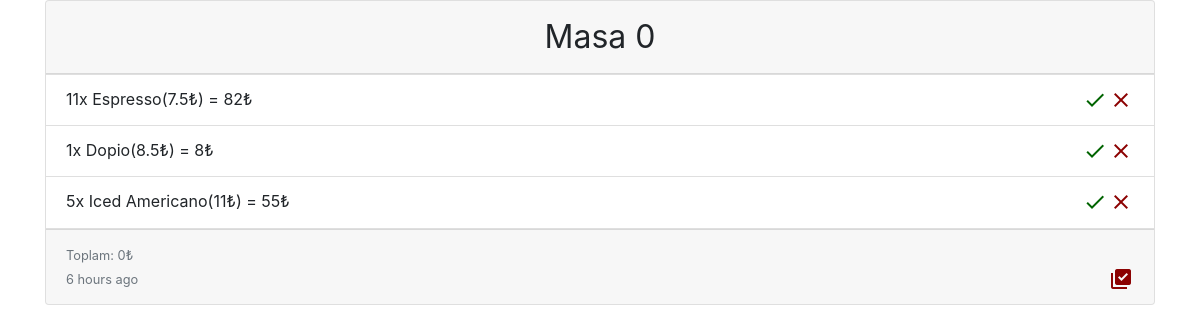
Before: /panel/coffee-break/ (signed in) with the older database file.
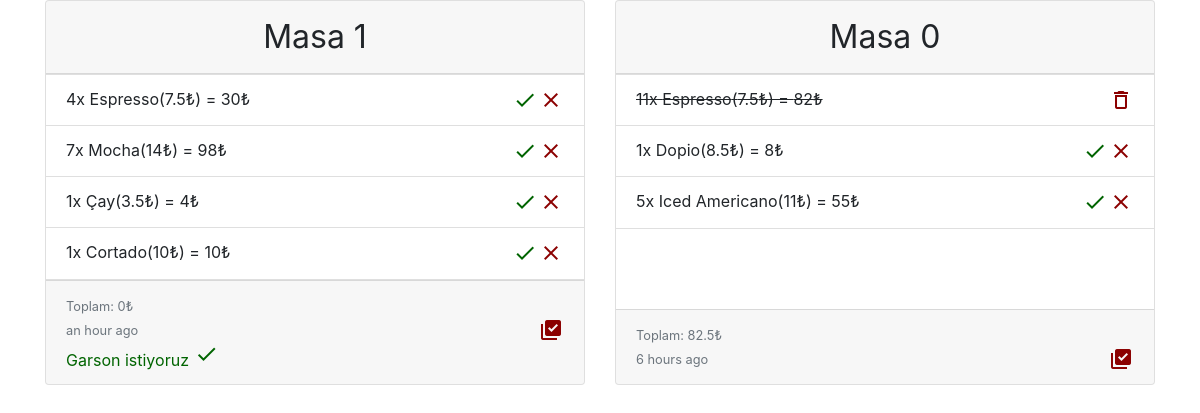
After: the same page with the newer database file.
### qrback/models.py (models this page shows, shortened)
class Accounting(models.Model):
    table = models.IntegerField()
    order_list = models.ManyToManyField(Account_Entry, blank=True)
    first_order_time = models.DateTimeField(default=timezone.now)
    last_order_time = models.DateTimeField(auto_now=True)
    closed_at = models.DateTimeField(auto_now_add=True)
    is_closed = models.BooleanField(default=False)
    checked_money = models.FloatField(default=0)
    requesting_garson = models.BooleanField(default=False)
    company = models.ForeignKey(Company, on_delete=models.CASCADE)
    @property
    def get_borrow(self):
        sum = 0
        if self.order_list.exists():
            order_list = self.order_list.filter(is_deleted=False, is_checked=True)
            if order_list.count() > 0:
                sum = list(order_list.annotate(total_spent=Sum(
                    F('price') *
                    F('count'),
                    output_field=models.FloatField()
                )).aggregate(Sum('total_spent')).values())[0] - self.checked_money
        return sum

class Account_Entry(models.Model):
    name = models.CharField(max_length=20)
    price = models.FloatField(default=0)
    count = models.IntegerField(default=0)
    is_checked = models.BooleanField(default=False)
    time = models.DateTimeField(default=timezone.now)
    is_delivered = models.BooleanField(default=False)
    is_deleted = models.BooleanField(default=False)

### qrback/views.py (the view)
# urls.py: path('panel/<slug:slug>/', panel, name='panel'),
@login_required
def panel(request, slug):
    try:
        _slug = Company.objects.get(owner=request.user).slug
    except Company.DoesNotExist:
        _slug = "-1"
    if not request.user.is_superuser:
        if _slug != slug:
            return redirect('index')
    acc = Accounting.objects.filter(company__slug=slug, is_closed=False)
    acc = acc.annotate(num_participants=Count('order_list')).filter(
        Q(num_participants__gt=0) | Q(requesting_garson=True)).order_by('-last_order_time')
    context = {
        'accounting': acc,
        'company': Company.objects.get(slug=slug)
    }
    return render(request, template_name='digitalMenuPanel.html', context=context)

### templates/digitalMenuPanel.html (shortened to what the changed rows need)
<!DOCTYPE html>
<html lang="en">
<head>
</head>
{% load humanize %}
<body>
<div class="content" id="data">
    <link href="https://stackpath.bootstrapcdn.com/bootstrap/4.5.0/css/bootstrap.min.css" rel="stylesheet">
    <div class="container">
        <div class="card-deck">
            {% for orders in accounting %}
                <div class="card mb-4" style="width: 18rem;min-width: 18rem;">
                    <div class="card-header" style="text-align:center;font-size: 2rem">
                        Masa {{ orders.table }}
                    </div>
                    <ul class="list-group list-group-flush ">
                        {% for order in orders.order_list.all reversed %}
                            {% if not order.is_deleted %}
                                <li class="list-group-item"
                                    style="{% if order.is_delivered %}text-decoration: line-through;{% endif %} min-height: 51px"> {{ order.count }}x {{ order.name }}({{ order.price|floatformat }}₺)
                                    = {% widthratio order.price 1 order.count %}₺
                                    {% if order.is_checked %}
                                        {% if order.is_delivered %}
                                            <a style="float:right;line-height: 1px;color: darkred"
                                               href="{% url 'remove' orders.company.slug order.id %}">
                                                <i class="material-icons">delete_outline</i>
                                            </a>
                                        {% else %}
                                            <a style="float:right;line-height: 1px;color: darkgreen"
                                               href="{% url 'check' orders.company.slug order.id %}">
                                                <i class="material-icons">check_box_outline_blank</i>
                                            </a>
                                        {% endif %}
                                    {% else %}
                                        <a href="{% url 'delete' orders.company.slug  order.id %}"
                                           style="float:right;line-height: 1px;color: darkred">
                                            <i class="material-icons">close</i>
                                        </a>
                                        <a href="{% url 'check' orders.company.slug  order.id %}"
                                           style="float:right;line-height: 1px;color: darkgreen">
                                            <i class="material-icons">check</i>
                                        </a>
                                    {% endif %}
                                </li>
                            {% endif %}
                        {% endfor %}
                    </ul>
                    <div class="card-footer" style="margin-top: auto;font-size: 1rem;text-align: left">
                        <div>
                            <small class="text-muted"
                                   style="line-height: 1px;">
                                Toplam: {{ orders.get_borrow|floatformat }}₺</small>
                        </div>
                        <div>
                            <small class="text-muted"
                                   style="floatline-height: 1px;padding-right:10px;">{{ orders.last_order_time|naturaltime }}</small>
                            <a href="{% url 'check-out-table' orders.company.slug orders.table %}"
                               style="float:right;line-height: 1px;color: darkred">
                                <i class="material-icons">library_add_check</i>
                            </a>
                        </div>
                            {% if orders.requesting_garson %}
                                <a href="{% url 'check_garson' orders.company.slug orders.table %}"
                                   style="float:left;color: darkgreen">
                                    Garson istiyoruz
                                    <i class="material-icons">check</i>
                                </a>
                            {% endif %}
                    </div>
                </div>
            {% endfor %}
        </div>
    </div>
</div>
</body>
</html>

Changed rows visible on the page:
now on this page (row edited): Accounting: table "1", get_borrow "0", last_order_time "an hour ago", requesting_garson "Garson istiyoruz"
added Account_Entry: count "4", name "Espresso", price "7.5", price+count "30", is_checked False (drawn), shown under "1"
added Account_Entry: count "7", name "Mocha", price "14", price+count "98", is_checked False (drawn), shown under "1"
added Account_Entry: count "1", name "Çay", price "3.5", price+count "4", is_checked False (drawn)
added Account_Entry: count "1", name "Cortado", price "10", price+count "10", is_checked False (drawn)
computed for Accounting "6 hours ago": get_borrow "0" → "82.5"
changed Account_Entry (number 5 of 7 on the later page): is_delivered False → True (drawn); is_checked False → True (drawn)
